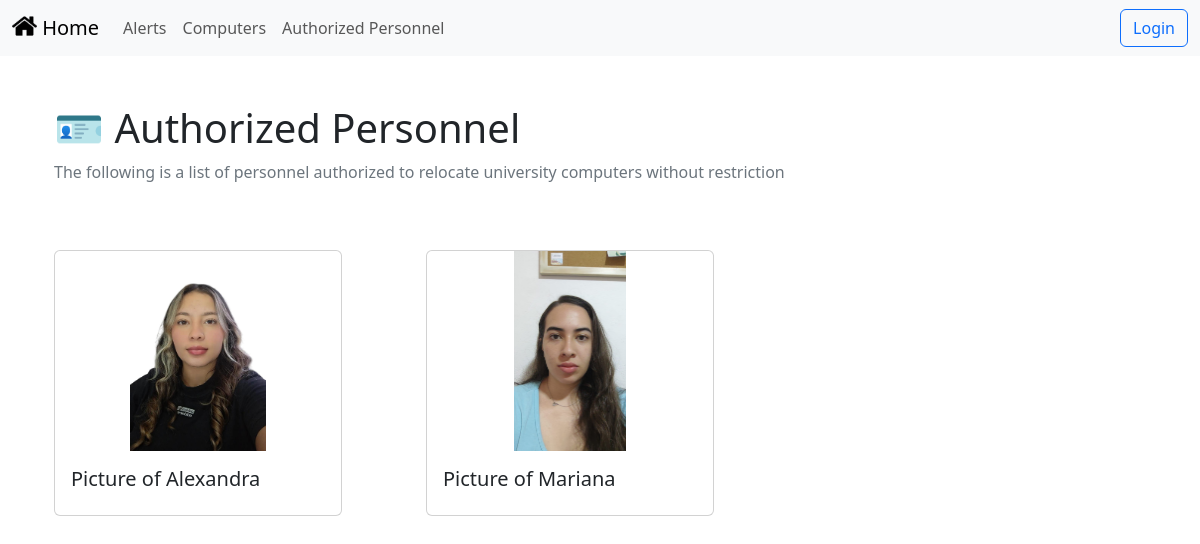
Page /personnel on the committed database.
### user/models.py (models this page shows)
class PersonBase(models.Model):
    nombre = models.CharField(max_length=100)
    foto = models.ImageField(upload_to='authorized_personnel/')
    class Meta:
        abstract = True

class AuthorizedPersonnel(PersonBase):
    def __str__(self):
        return self.nombre

### user/views.py (the view)
# urls.py: path('personnel', userViews.personnel, name='personnel'),
def personnel(request):
    personal = AuthorizedPersonnel.objects.all()
    return render(request, 'personnel.html', {'personal': personal})

### user/templates/personnel.html
{% extends 'base.html' %}
{% load static %}
{% block content %}
<div class="container align-text-top mt-5">
    <h1>🪪 Authorized Personnel</h1>
    <p class="text-secondary">The following is a list of personnel authorized to relocate university computers without restriction</p>
    <div style="height: 50px;"></div>
</div>
<div class="container">
    <div class="row row-cols-1 row-cols-md-3 g-4">
        {% for persona in personal %}
        <div class="col">
            <div class="card" style="width: 18rem;">
                <img src="{{ persona.foto.url }}" class="card-img-top img-fluid" alt="Picture of {{ persona.nombre }}">
                <div class="card-body">
                    <h5 class="card-title">Picture of {{ persona.nombre }}</h5>
                </div>
            </div>
        </div>
        {% endfor %}
    </div>
</div>
{% endblock content %}

### security/static/css/styles.css (style rules this page uses)
.card-img-top { width: 100%; height: auto; max-height: 200px; object-fit: scale-down; }

### rows in the picture
AuthorizedPersonnel: foto (picture), nombre "Alexandra"
AuthorizedPersonnel: foto (picture), nombre "Mariana"
